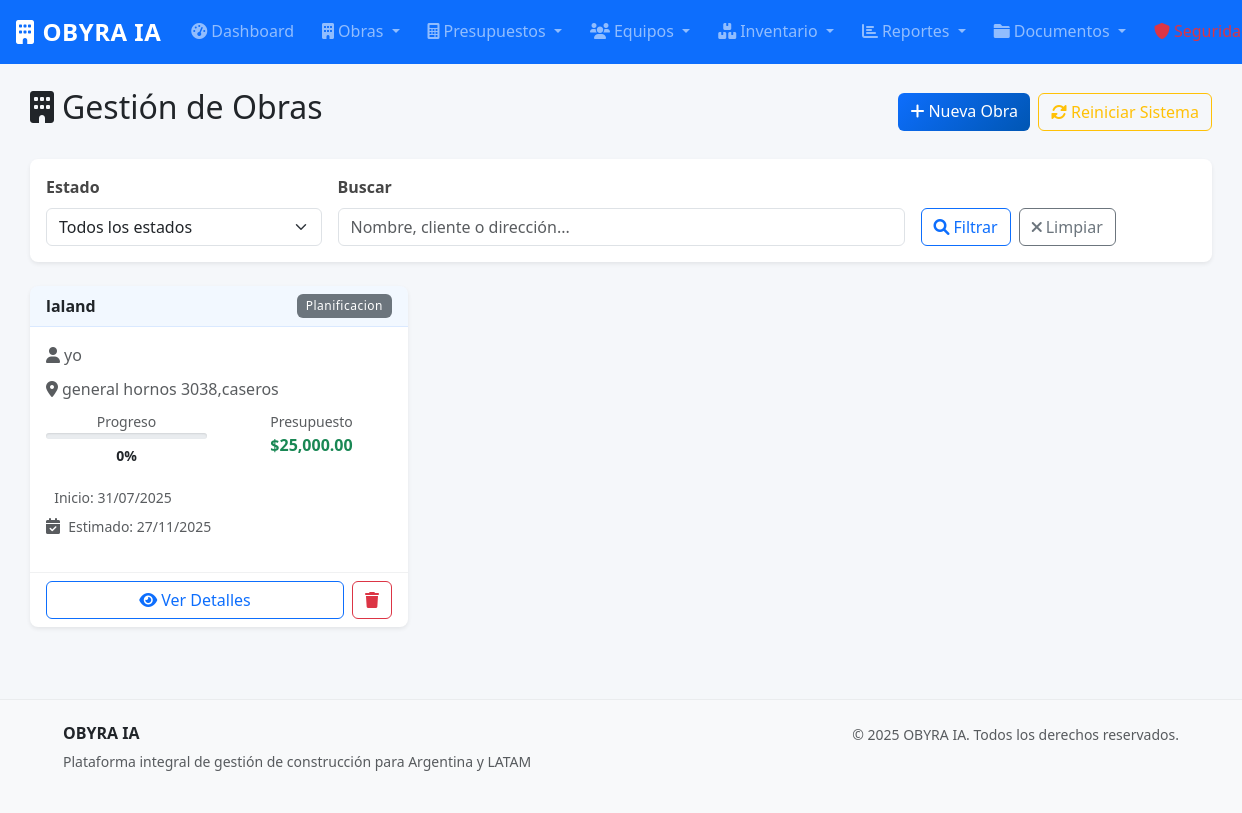
/obras/ (signed in), run on the app's committed database.
### models.py (models this page shows, shortened)
class Obra(db.Model):
    __tablename__ = 'obras'
    id = db.Column(db.Integer, primary_key=True)
    nombre = db.Column(db.String(200), nullable=False)
    descripcion = db.Column(db.Text)
    direccion = db.Column(db.String(300))
    cliente = db.Column(db.String(200), nullable=False)
    telefono_cliente = db.Column(db.String(20))
    email_cliente = db.Column(db.String(120))
    fecha_inicio = db.Column(db.Date)
    fecha_fin_estimada = db.Column(db.Date)
    fecha_fin_real = db.Column(db.Date)
    estado = db.Column(db.String(20), default='planificacion')  # planificacion, en_curso, pausada, finalizada, cancelada
    presupuesto_total = db.Column(db.Numeric(15, 2), default=0)
    costo_real = db.Column(db.Numeric(15, 2), default=0)
    progreso = db.Column(db.Integer, default=0)  # Porcentaje de avance
    fecha_creacion = db.Column(db.DateTime, default=datetime.utcnow)
    organizacion_id = db.Column(db.Integer, db.ForeignKey('organizaciones.id'), nullable=False)
    organizacion = db.relationship('Organizacion', back_populates='obras')
    etapas = db.relationship('EtapaObra', back_populates='obra', cascade='all, delete-orphan', lazy='dynamic')
    asignaciones = db.relationship('AsignacionObra', back_populates='obra', cascade='all, delete-orphan', lazy='dynamic')
    presupuestos = db.relationship('Presupuesto', back_populates='obra', lazy='dynamic')
    uso_inventario = db.relationship('UsoInventario', back_populates='obra', lazy='dynamic')

### obras.py (the view, shortened to what this page needs)
@obras_bp.route('/')
@login_required
def lista():
    if not current_user.puede_acceder_modulo('obras'):
        flash('No tienes permisos para acceder a este módulo.', 'danger')
        return redirect(url_for('reportes.dashboard'))
    estado = request.args.get('estado', '')
    buscar = request.args.get('buscar', '')
    query = Obra.query
    if estado:
        query = query.filter(Obra.estado == estado)
    obras = query.order_by(Obra.fecha_creacion.desc()).all()
    return render_template('obras/lista.html', obras=obras, estado=estado, buscar=buscar)

### app.py (called while the page is built)
@login_manager.user_loader
def load_user(user_id):
    from models import Usuario
    return Usuario.query.get(int(user_id))

@app.template_filter('fecha')
def fecha_filter(fecha):
    if fecha:
        return fecha.strftime('%d/%m/%Y')
    return ''

@app.template_filter('moneda')
def moneda_filter(valor):
    if valor is None:
        return '$0'
    return f'${valor:,.2f}'

@app.template_filter('estado_badge')
def estado_badge_filter(estado):
    badges = {
        'activo': 'bg-success',
        'inactivo': 'bg-secondary',
        'borrador': 'bg-secondary',
        'enviado': 'bg-warning',
        'aprobado': 'bg-success',
        'rechazado': 'bg-danger',
        'planificacion': 'bg-secondary',
        'en_progreso': 'bg-primary',
        'pausada': 'bg-warning',
        'finalizada': 'bg-success',
        'cancelada': 'bg-danger'
    }
    return badges.get(estado, 'bg-secondary')

### models.py (called while the page is built)
    def puede_acceder_modulo(self, modulo):
        permisos = {
            'administrador': ['obras', 'presupuestos', 'equipos', 'inventario', 'reportes', 'asistente', 'cotizacion', 'documentos', 'seguridad'],
            'tecnico': ['obras', 'presupuestos', 'inventario', 'reportes', 'asistente', 'cotizacion', 'documentos', 'seguridad'],
            'operario': ['obras', 'inventario', 'asistente', 'documentos']
        }
        return modulo in permisos.get(self.rol, [])

### templates/obras/lista.html (shortened to what this page needs)
{% extends "base.html" %}
{% block content %}
<div class="container-fluid mt-4">
    <div class="row">
        <div class="col-12">
            <div class="d-flex justify-content-between align-items-center mb-4">
                <h2><i class="fas fa-building me-2"></i>Gestión de Obras</h2>
                <div class="d-flex gap-2">
                    {% if current_user.rol in ['administrador', 'tecnico'] %}
                    <a href="{{ url_for('obras.crear') }}" class="btn btn-primary">
                        <i class="fas fa-plus me-1"></i>Nueva Obra
                    </a>
                    {% endif %}
                    {% if current_user.email in ['brenda@gmail.com', 'admin@obyra.com'] %}
                    <button type="button" class="btn btn-outline-warning" onclick="confirmarReinicio()">
                        <i class="fas fa-sync-alt me-1"></i>Reiniciar Sistema
                    </button>
                    {% endif %}
                </div>
            </div>
        </div>
    </div>
    <div class="card mb-4">
        <div class="card-body">
            <form method="GET" class="row g-3">
                <div class="col-md-3">
                    <label for="estado" class="form-label">Estado</label>
                    <select class="form-select" id="estado" name="estado">
                        <option value="">Todos los estados</option>
                    </select>
                </div>
                <div class="col-md-6">
                    <label for="buscar" class="form-label">Buscar</label>
                    <input type="text" class="form-control" id="buscar" name="buscar"
                           value="{{ buscar }}" placeholder="Nombre, cliente o dirección...">
                </div>
                <div class="col-md-3 d-flex align-items-end">
                    <button type="submit" class="btn btn-outline-primary me-2">
                        <i class="fas fa-search me-1"></i>Filtrar
                    </button>
                    <a href="{{ url_for('obras.lista') }}" class="btn btn-outline-secondary">
                        <i class="fas fa-times me-1"></i>Limpiar
                    </a>
                </div>
            </form>
        </div>
    </div>
    <div class="row">
        {% if obras %}
            {% for obra in obras %}
            <div class="col-lg-6 col-xl-4 mb-4">
                <div class="card h-100 shadow-sm">
                    <div class="card-header d-flex justify-content-between align-items-center">
                        <h6 class="mb-0 fw-bold">{{ obra.nombre }}</h6>
                        <span class="badge {{ obra.estado|estado_badge }}">
                            {{ obra.estado.replace('_', ' ').title() }}
                        </span>
                    </div>
                    <div class="card-body">
                        <p class="text-muted mb-2">
                            <i class="fas fa-user me-1"></i>{{ obra.cliente }}
                        </p>
                        {% if obra.direccion %}
                        <p class="text-muted mb-2">
                            <i class="fas fa-map-marker-alt me-1"></i>{{ obra.direccion[:50] }}{% if obra.direccion|length > 50 %}...{% endif %}
                        </p>
                        {% endif %}
                        <div class="row text-center mb-3">
                            <div class="col-6">
                                <small class="text-muted d-block">Progreso</small>
                                <div class="progress mb-1" style="height: 6px;">
                                </div>
                                <small class="fw-bold">{{ obra.progreso }}%</small>
                            </div>
                            <div class="col-6">
                                <small class="text-muted d-block">Presupuesto</small>
                                <strong class="text-success">{{ obra.presupuesto_total|moneda }}</strong>
                            </div>
                        </div>
                        {% if obra.fecha_inicio %}
                        <p class="text-muted mb-1">
                            <small>Inicio: {{ obra.fecha_inicio|fecha }}</small>
                        </p>
                        {% endif %}
                        {% if obra.fecha_fin_estimada %}
                        <p class="text-muted mb-3">
                            <i class="fas fa-calendar-check me-1"></i>
                            <small>Estimado: {{ obra.fecha_fin_estimada|fecha }}</small>
                        </p>
                        {% endif %}
                    </div>
                    <div class="card-footer bg-transparent">
                        <div class="d-flex justify-content-between gap-2">
                            <a href="{{ url_for('obras.detalle', id=obra.id) }}" class="btn btn-outline-primary flex-fill">
                                <i class="fas fa-eye me-1"></i>Ver Detalles
                            </a>
                            {% if current_user.email in ['brenda@gmail.com', 'admin@obyra.com'] %}
                            <button type="button" class="btn btn-outline-danger"
                                    onclick="confirmarEliminacion('{{ obra.id }}', '{{ obra.nombre }}')">
                                <i class="fas fa-trash"></i>
                            </button>
                            {% endif %}
                        </div>
                    </div>
                </div>
            </div>
            {% endfor %}
        {% endif %}
    </div>
</div>
{% endblock %}

### static/css/style.css (style rules this page uses)
:root { --primary-color: #0d6efd; --secondary-color: #6c757d; --success-color: #198754; --warning-color: #ffc107; --danger-color: #dc3545; --info-color: #0dcaf0; --dark-color: #212529; --light-color: #f8f9fa; --construction-orange: #ff6900; --construction-yellow: #ffb000; --construction-blue: #003f5c; --construction-gray: #464646; --shadow-sm: 0 0.125rem 0.25rem rgba(0, 0, 0, 0.075); --shadow: 0 0.5rem 1rem rgba(0, 0, 0, 0.15); --shadow-lg: 0 1rem 3rem rgba(0, 0, 0, 0.175); --border-radius: 0.375rem; --border-radius-lg: 0.5rem; --border-radius-xl: 1rem; }
body { font-family: 'Segoe UI', Tahoma, Geneva, Verdana, sans-serif; line-height: 1.6; color: var(--dark-color); background-color: #f5f7fa; margin: 0; padding: 0; }
html { margin: 0; padding: 0; }
* { box-sizing: border-box; }
.container-fluid { padding-left: 15px; padding-right: 15px; }
.card { border: none; border-radius: var(--border-radius-lg); box-shadow: var(--shadow-sm); transition: all 0.3s ease; }
.card-header { background-color: rgba(var(--bs-primary-rgb), 0.05); border-bottom: 1px solid rgba(var(--bs-primary-rgb), 0.1); border-radius: var(--border-radius-lg) var(--border-radius-lg) 0 0 !important; font-weight: 600; }
.card-footer { background-color: rgba(var(--bs-light-rgb), 0.5); border-top: 1px solid rgba(var(--bs-secondary-rgb), 0.1); }
.btn { border-radius: var(--border-radius); font-weight: 500; transition: all 0.3s ease; position: relative; overflow: hidden; }
.btn-primary { background: linear-gradient(135deg, var(--primary-color) 0%, #0056b3 100%); border: none; }
.form-control, .form-select { border-radius: var(--border-radius); border: 1px solid #dee2e6; transition: all 0.3s ease; }
.form-label { font-weight: 600; color: var(--construction-gray); margin-bottom: 0.5rem; }
.badge { font-weight: 500; letter-spacing: 0.5px; padding: 0.5em 0.75em; border-radius: var(--border-radius); }
.progress { border-radius: var(--border-radius); overflow: hidden; box-shadow: inset 0 1px 2px rgba(0, 0, 0, 0.1); }

### data on the page
Obra: nombre "laland", estado.replace "Planificacion", cliente "yo", direccion "general hornos 3038,caseros", progreso "0", presupuesto_total|moneda "$25,000.00", fecha_inicio|fecha "31/07/2025", fecha_fin_estimada|fecha "27/11/2025"
